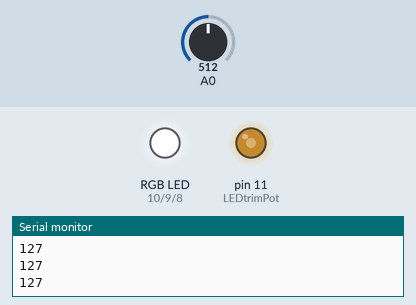
This sketch was run on a simulated Arduino Uno, built with avr-gcc and run on an emulated ATmega328P. Shown: an RGB LED mixed from three pins (HIGH = lit), output pins drawn as LEDs (lit = HIGH), the last lines printed to the serial monitor. The test bench sets the inputs (shaded band); at power-on: A0 = 512.

Above: at 1.2 s.
1.3 s: A0 set to 716
At 2.4 s:
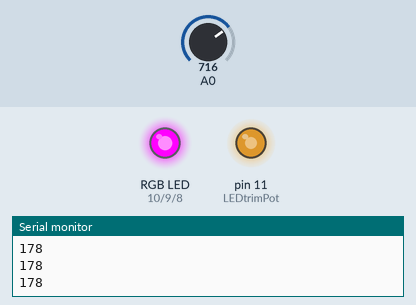
2.8 s: A0 set to 900
At 3.7 s:
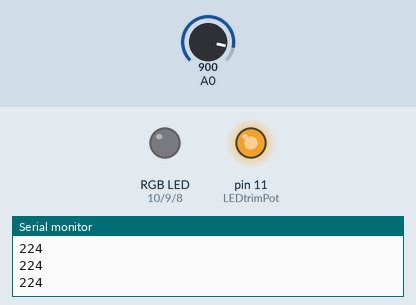
4.3 s: A0 set to 1023
At 4.7 s:
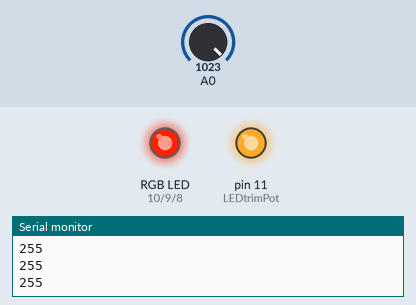
5.8 s: A0 set to 511
At 7.0 s:
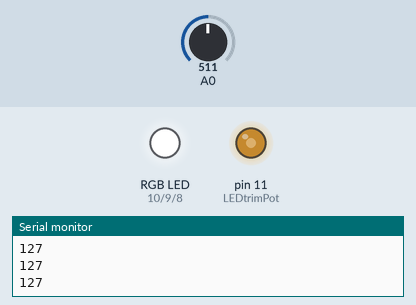
7.3 s: A0 set to 306
At 8.2 s:
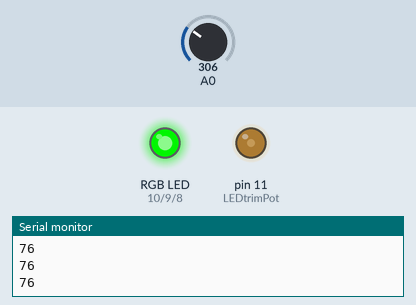
8.8 s: A0 set to 245
At 9.4 s:
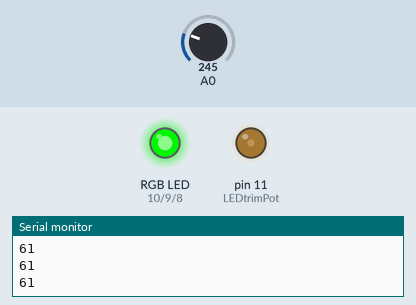
Timing chart, 0 to 11.3 s (numbered marks = the images above; inputs shaded):
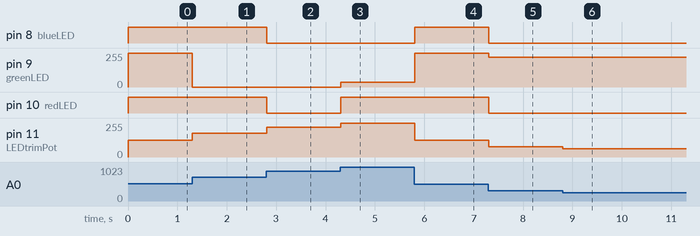

The sketch:

RGBblink1.ino
```cpp
//pin
int redLED = 10;  // rgb led r
int greenLED = 9; // rgb led g
int blueLED = 8;  // rgb led b
int LEDtrimPot = 11; //white led
//ru.zheng@necina.org

void color(int red, int green, int blue);
//void blinkLED(
class Color {
  public:
    int r, g, b;
    Color(int red, int green, int blue){
      r = red;
      g = green;
      b = blue;
    }
    //Color (int, int, int);
};
//Color::Color(int red, int green, int blue){
//      r = red;
//      g = green;
//      b = blue;
//}

Color red     (255, 0,  0);
Color orange (255, 35, 0);
Color yellow  (225, 110,0);
Color green   (0,   225,0);
Color cyan (0, 255, 255);
Color blue    (0, 0, 255);
Color blue_white    (255, 255, 255);
Color indigo (128, 0, 128);
Color purple    (255,0, 255);
Color pink (255, 20, 147);
Color black   (0,   0,  0);
Color temp (255, 35, 0);

void setup() {
  // put your setup code here, to run once:
  Serial.begin(9600);
  pinMode(redLED, OUTPUT);
  pinMode(greenLED, OUTPUT);
  pinMode(blueLED, OUTPUT);
  pinMode(LEDtrimPot, OUTPUT);
  pinMode(A0, INPUT);
}
void color(Color color){
  analogWrite(redLED, color.r);
  analogWrite(greenLED, color.g);
  analogWrite(blueLED, color.b);
}
/*void color(int red, int green,int  blue){
  analogWrite(redLED, red);
  analogWrite(greenLED, green);
  analogWrite(blueLED, blue);
}*/
void blinkLED(int colorLED, float seconds){
  digitalWrite(colorLED, HIGH);
  delay(seconds * 1000);
  digitalWrite(colorLED, LOW);
  delay(seconds * 1000);
}
//void blinkRED(float seconds){
//  digitalWrite(redLED, HIGH);
//  delay(seconds*1000);
//  digitalWrite(redLED, LOW);
//  delay(seconds*1000);
//}
//void blinkGREEN(float seconds){
//  digitalWrite(greenLED, HIGH);
//  delay(seconds*1000);
//  digitalWrite(greenLED, LOW);
//  delay(seconds*1000);
//}
//void blinkBLUE(float seconds){
//  digitalWrite(blueLED, HIGH);
//  delay(seconds*1000);
//  digitalWrite(blueLED, LOW);
//  delay(seconds*1000);
//}
void loop() {
  // put your main code here, to run repeatedly:
  float time = 1; // in seconds
  //color(255,255,0);
  //blinkLED(redLED, time);
  int potPosition = analogRead(A0);
  potPosition = map(potPosition, 0, 1023, 0, 255);
  Serial.println(potPosition);
  analogWrite(LEDtrimPot, potPosition);
    if(potPosition <= 20){
      color(red);
    }
    else if (potPosition > 20 && potPosition <= 40){
      color(orange);
    }
    else if (potPosition > 40 && potPosition <= 60){
      color(yellow);
    }
    else if (potPosition > 60 && potPosition <= 80){
      color(green);
    }
    else if (potPosition > 80 && potPosition <= 100){
      color(cyan);
    }
     else if (potPosition > 100 && potPosition <= 120){
      color(blue);
    }
     else if (potPosition > 120 && potPosition <= 140){
      color(blue_white);
    }
     else if (potPosition > 140 && potPosition <= 160){
      color(indigo);
    }
     else if (potPosition > 160 && potPosition <= 180){
      color(purple);
    }
    else if (potPosition > 180 && potPosition <= 200){
      color(pink);
    }
     else if (potPosition > 200 && potPosition <= 220){
      color(black);
    }
     else if (potPosition > 220 && potPosition <= 240){
      color(black);
    }
    else if (potPosition > 240 && potPosition <= 255){
      color(temp);
    }


}
 /*
  blinkRED(time);
  blinkGREEN(time);
  blinkBLUE(time);

  blinkRED(time);
  blinkBLUE(time);
  blinkGREEN(time);

  blinkBLUE(time);
  blinkRED(time);
  blinkGREEN(time);

  blinkBLUE(time);
  blinkGREEN(time);
  blinkRED(time);

  blinkGREEN(time);
  blinkBLUE(time);
  blinkRED(time);

  blinkGREEN(time);
  blinkRED(time);
  blinkBLUE(time);
*/


/*
red green blue
red blue green
blue red green
blue green red
green blue red
green red blue
*/
```

Measured:
- after the input at 1.3 s, pin 9 (greenLED): 255/255 → 0/255 at once; pin 11 (LEDtrimPot): 127/255 → 178/255 at once
- after the input at 2.8 s, pin 8 (blueLED), pin 10 (redLED): HIGH → LOW at once; pin 11 (LEDtrimPot): 178/255 → 224/255 at once
- after the input at 4.3 s, pin 9 (greenLED): 0/255 → 35/255 at once; pin 10 (redLED): LOW → HIGH at once; pin 11 (LEDtrimPot): 224/255 → 255/255 at once
- after the input at 5.8 s, pin 8 (blueLED): LOW → HIGH at once; pin 9 (greenLED): 35/255 → 255/255 at once; pin 11 (LEDtrimPot): 255/255 → 127/255 at once
- after the input at 7.3 s, pin 8 (blueLED), pin 10 (redLED): HIGH → LOW at once; pin 9 (greenLED): 255/255 → 225/255 at once; pin 11 (LEDtrimPot): 127/255 → 76/255 at once
- after the input at 8.8 s, pin 11 (LEDtrimPot): 76/255 → 61/255 at once
